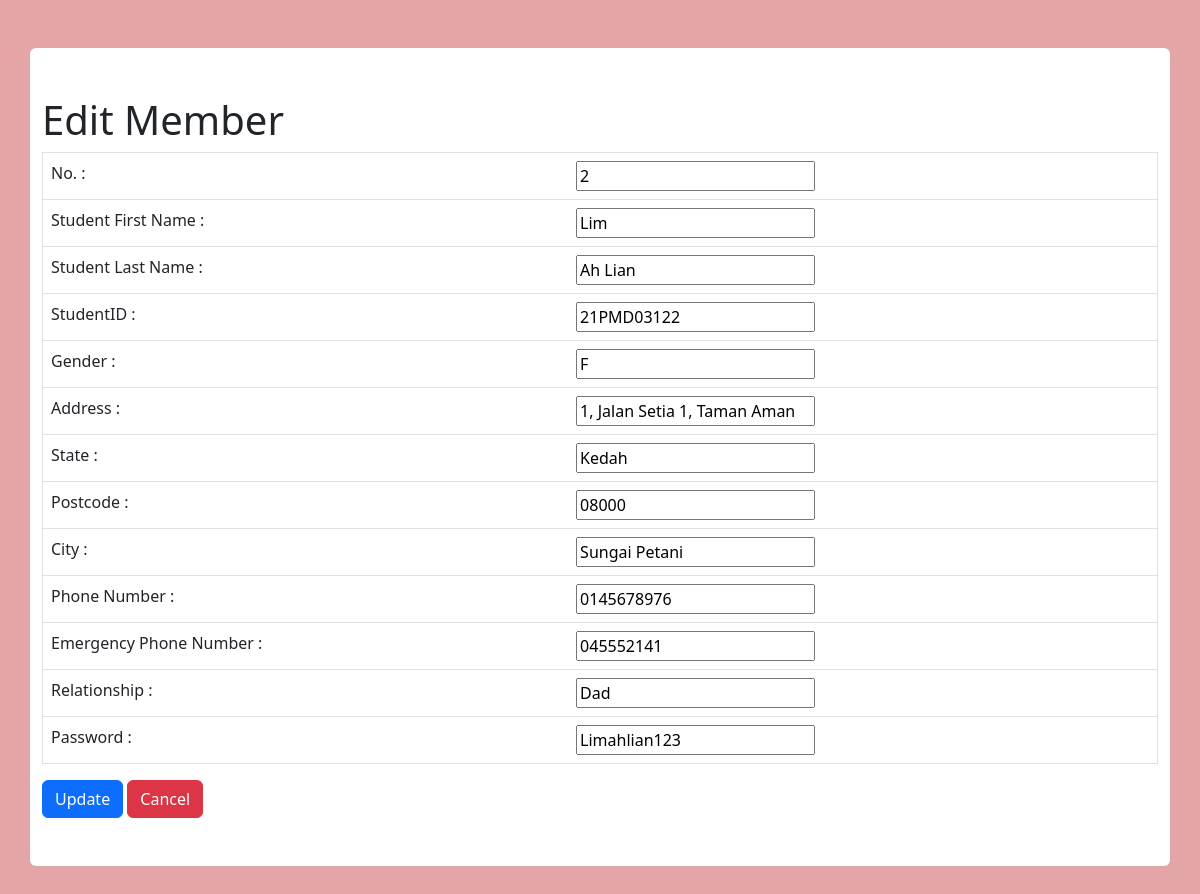
The page /ComputerScienceSociety/editMemberDB.php?id=2 on the database its author committed.
### tables this page shows
CREATE TABLE `member` (
  `No` int(100) NOT NULL,
  `StudentFirstName` char(20) NOT NULL,
  `StudentLastName` char(50) NOT NULL,
  `StudentID` varchar(10) NOT NULL,
  `Gender` varchar(1) NOT NULL,
  `Address` char(100) NOT NULL,
  `State` char(15) NOT NULL,
  `Postcode` varchar(5) NOT NULL,
  `City` char(20) NOT NULL,
  `PhoneNo` char(11) NOT NULL,
  `EmergencyPhNo` char(11) NOT NULL,
  `Relationship` char(20) NOT NULL,
  `Password` char(30) NOT NULL
);

### ComputerScienceSociety/cssocietyDB.php (the view, shortened to what this page needs)
<?php
function htmlinputText($name, $value = '', $maxlength = '')
{
    printf('<input type="text" name="%s" id="%s" value="%s" maxlength="%s">',
            $name, $name, $value, $maxlength);
}
?>

### rows shown on the page
member: no "2", studentFirstName "Lim", studentLastName "Ah Lian", studentID "21PMD03122", gender "F", address "1, Jalan Setia 1, Taman Aman", state "Kedah", postcode "08000", city "Sungai Petani", phoneNo "0145678976", emergencyPhNo "045552141", relationship "Dad", password "Limahlian123"
